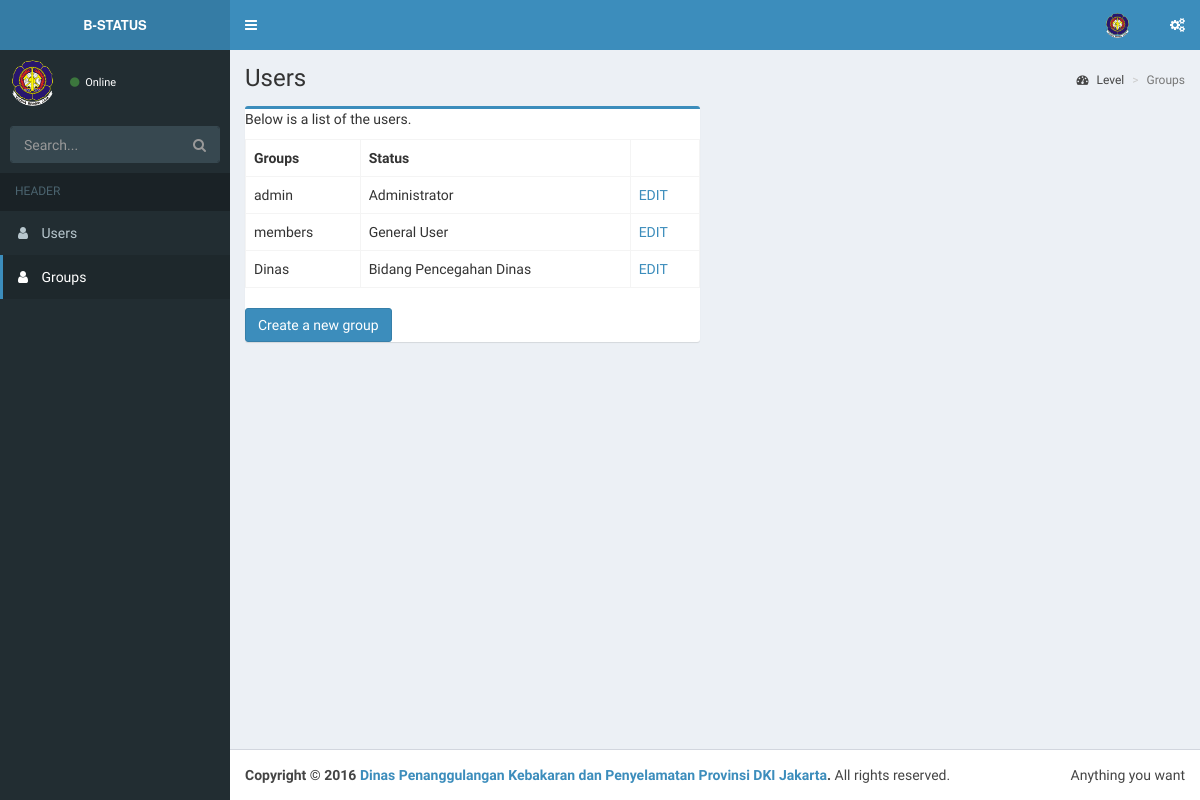
Page /index.php/auth/show_groups on the earlier database version.
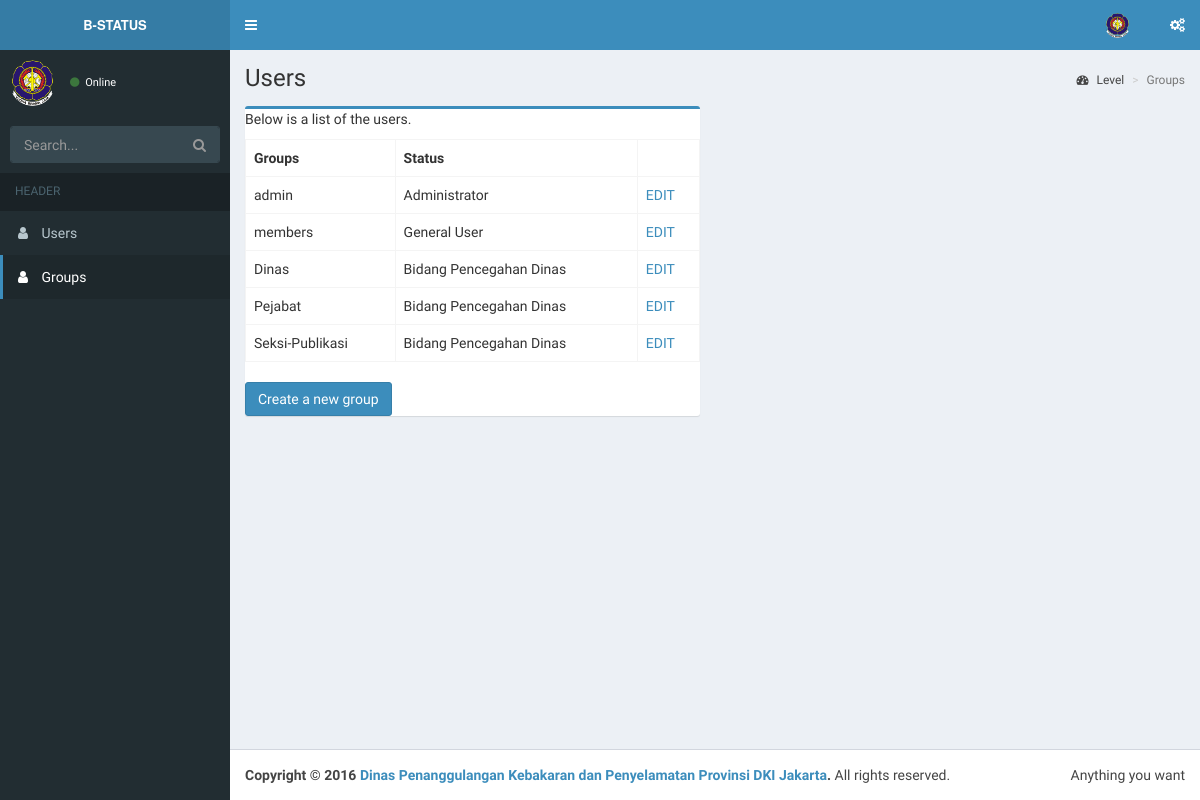
Same page on the later database version.
### tables this page shows
CREATE TABLE `groups` (
  `id` mediumint(8) UNSIGNED NOT NULL,
  `name` varchar(20) NOT NULL,
  `description` varchar(100) NOT NULL
);

### application/views/admin/includes/template.php (called while the page is built)
<?php $this->load->view('admin/includes/header'); ?>
<?php $this->load->view($main_content); ?>
<?php $this->load->view('admin/includes/footer'); ?>

### application/controllers/Auth.php (called while the page is built, shortened)
<?php defined('BASEPATH') OR exit('No direct script access allowed');
class Auth extends CI_Controller
{
	public $data = [];
	public function __construct()
	{
		$this->load->database();
		$this->load->library(['ion_auth', 'form_validation']);
		$this->load->helper(['url', 'language']);
	}
	public function _render_page($view, $data = NULL, $returnhtml = FALSE)
	{
		$viewdata = (empty($data)) ? $this->data : $data;
		$view_html = $this->load->view($view, $viewdata, $returnhtml);
	}
	public function show_groups(){
		$this->data['groups'] = $this->ion_auth->groups()->result();
		$this->data['main_content'] = 'admin/show_groups';
		$this->_render_page('admin/includes/template', $this->data);
	}
}

### index.php (called while the page is built, shortened)
<?php
require_once BASEPATH.'core/CodeIgniter.php';

### application/third_party/ion_auth/models/Ion_auth_model.php (called while the page is built, shortened)
<?php
class Ion_auth_model extends CI_Model
{
	public $tables = [];
	public $_ion_where = [];
	public $_ion_select = [];
	public $_ion_limit = NULL;
	public $_ion_offset = NULL;
	public $_ion_order_by = NULL;
	public $_ion_order = NULL;
	protected $db;
	public function __construct()
	{
		$this->config->load('ion_auth', TRUE);
		$this->load->helper('cookie', 'date');
		$group_name = $this->config->item('database_group_name', 'ion_auth');
		if (empty($group_name))
		{
			$CI =& get_instance();
			$this->db = $CI->db;
		}
		else
		{
			$this->db = $this->load->database($group_name, TRUE, TRUE);
		}
		$this->tables = $this->config->item('tables', 'ion_auth');
	}
	public function limit($limit)
	{
		$this->_ion_limit = $limit;
		return $this;
	}
	public function where($where, $value = NULL)
	{
		if (!is_array($where))
		{
			$where = [$where => $value];
		}
		array_push($this->_ion_where, $where);
		return $this;
	}
	public function order_by($by, $order='desc')
	{
		$this->_ion_order_by = $by;
		$this->_ion_order    = $order;
		return $this;
	}
	public function users($groups = NULL)
	{
		if (isset($this->_ion_select) && !empty($this->_ion_select))
		{
			foreach ($this->_ion_select as $select)
			{
				$this->db->select($select);
			}
			$this->_ion_select = [];
		}
		else
		{
			$this->db->select([
			    $this->tables['users'].'.*',
			    $this->tables['users'].'.id as id',
			    $this->tables['users'].'.id as user_id'
			]);
		}
		if (isset($this->_ion_where) && !empty($this->_ion_where))
		{
			foreach ($this->_ion_where as $where)
			{
				$this->db->where($where);
			}
			$this->_ion_where = [];
		}
		if (isset($this->_ion_limit) && isset($this->_ion_offset))
		{
			$this->db->limit($this->_ion_limit, $this->_ion_offset);
			$this->_ion_limit  = NULL;
			$this->_ion_offset = NULL;
		}
		else if (isset($this->_ion_limit))
		{
			$this->db->limit($this->_ion_limit);
			$this->_ion_limit  = NULL;
		}
		if (isset($this->_ion_order_by) && isset($this->_ion_order))
		{
			$this->db->order_by($this->_ion_order_by, $this->_ion_order);
			$this->_ion_order    = NULL;
			$this->_ion_order_by = NULL;
		}
		return $this;
	}
	public function groups()
	{
		$this->response = $this->db->get($this->tables['groups']);
		return $this;
	}
}

### application/third_party/ion_auth/libraries/Ion_auth.php (called while the page is built, shortened)
<?php
class Ion_auth
{
	public function __construct()
	{
		$this->_cache_user_in_group =& $this->ion_auth_model->_cache_user_in_group;
		$this->ion_auth_model->trigger_events('library_constructor');
	}
	public function __call($method, $arguments)
	{
		return call_user_func_array( [$this->ion_auth_model, $method], $arguments);
	}
}

### application/views/admin/show_groups.php (the view, shortened to what this page needs)
<div class="content-wrapper">
	<section class="content-header">
		<h1>
			<?php echo lang('index_heading');?>
		</h1>
		<ol class="breadcrumb">
			<li><a href="#"><i class="fa fa-dashboard"></i> Level</a></li>
			<li class="active">Groups</li>
		</ol>
	</section>
	<section class="content">
		<div class="row">
			<div class="col-md-6">
				<div class="box box-primary">
		<p><?php echo lang('index_subheading');?></p>
		<table cellpadding=0 cellspacing=10 class="table table-bordered">
			<tr>
				<th><?php echo lang('index_groups_th');?></th>
				<th><?php echo lang('index_status_th');?></th>
			</tr>
			<?php foreach ($groups as $group):?>
				<tr>
					<td><?php echo htmlspecialchars($group->name,ENT_QUOTES,'UTF-8');?></td>
					<td><?php echo htmlspecialchars($group->description,ENT_QUOTES,'UTF-8');?></td>
					<td>
						<?php echo anchor("auth/edit_group/".$group->id, htmlspecialchars('EDIT',ENT_QUOTES,'UTF-8')) ;?><br />
					</td>
				</tr>
			<?php endforeach;?>
		</table>
		<a href="create_group" class="btn btn-primary btn-xl" type="button"><?php echo lang('index_create_group_link');?></a>
		</div></div></div>
	</section>
</div>

### application/views/admin/includes/header.php (shortened to what this page needs)
<!DOCTYPE html>
<html>
<head>
  <link rel="stylesheet" href="<?php echo base_url(); ?>assets/vendor/bootstrap/css/bootstrap.min.css">
  <link rel="stylesheet" href="https://cdnjs.cloudflare.com/ajax/libs/font-awesome/4.5.0/css/font-awesome.min.css">
  <link rel="stylesheet" href="https://cdnjs.cloudflare.com/ajax/libs/ionicons/2.0.1/css/ionicons.min.css">
  <link rel="stylesheet" href="<?php echo base_url(); ?>assets/vendor/admin_lte/css/AdminLTE.min.css">
  <link rel="stylesheet" href="<?php echo base_url(); ?>assets/vendor/admin_lte/css/skins/skin-blue.min.css">
</head>
<body class="hold-transition skin-blue sidebar-mini">
<div class="wrapper">
  <header class="main-header">
    <a href="index2.html" class="logo">
      <span class="logo-lg" style="font-size:small;"><b>B-STATUS</b></span>
    </a>
    <nav class="navbar navbar-static-top" role="navigation">
      <a href="#" class="sidebar-toggle" data-toggle="offcanvas" role="button">
      </a>
      <div class="navbar-custom-menu">
        <ul class="nav navbar-nav" >
          <li class="dropdown user user-menu">
            <a href="#" class="dropdown-toggle" data-toggle="dropdown">
              <img src="<?php echo base_url(); ?>assets/vendor/admin_lte/img/damkar.png" class="user-image" alt="User Image">
            </a>
          </li>
          <li>
            <a href="#" data-toggle="control-sidebar"><i class="fa fa-gears"></i></a>
          </li>
        </ul>
      </div>
    </nav>
  </header>
  <aside class="main-sidebar">
    <section class="sidebar">
      <div class="user-panel">
        <div class="pull-left image">
          <img src="<?php echo base_url(); ?>assets/vendor/admin_lte/img/damkar.png" class="img-circle" alt="User Image">
        </div>
        <div class="pull-left info">
          <a href="#"><i class="fa fa-circle text-success"></i> Online</a>
        </div>
      </div>
      <form action="#" method="get" class="sidebar-form">
        <div class="input-group">
          <input type="text" name="q" class="form-control" placeholder="Search...">
              <span class="input-group-btn">
                <button type="submit" name="search" id="search-btn" class="btn btn-flat"><i class="fa fa-search"></i>
                </button>
              </span>
        </div>
      </form>
      <?php
        $url1 = 'admin';
        $url2 = $this->uri->segment(2);
      ?>
      <ul class="sidebar-menu">
        <li class="header">HEADER</li>
        <li class="<?php trv_state('users', $url1, $url2);?>"><a href="<?php echo site_url("auth/index")?>"><i class="fa fa-user"></i> <span>Users</span></a></li>
        <li class="<?php trv_state('groups', $url1, $url2);?>"><a href="<?php echo site_url("auth/show_groups")?>"><i class="fa fa-user"></i> <span>Groups</span></a></li>
      </ul>
    </section>
  </aside>

### application/helpers/site_helper.php (shortened to what this page needs)
<?php
if(!function_exists('trv_state'))
{
	function trv_state($page, $url1, $url2){
		if($page=='home' && $url1=='prainspeksi_gedung' && $url2=='home'){
			echo 'active';
		}elseif ($page=='gedung' && $url1=='prainspeksi_gedung' && $url2=='index') {
			echo 'active';
		}elseif ($page=='gedung' && $url1=='prainspeksi_gedung' && $url2=='add') {
			echo 'active';
		}elseif ($page=='gedung' && $url1=='prainspeksi_gedung' && $url2=='update') {
			echo 'active';
		}elseif ($page=='permohonan' && $url1=='prainspeksi_permohonan' && $url2=='index') {
			echo 'active';
		}elseif ($page=='permohonan' && $url1=='prainspeksi_permohonan' && $url2=='update') {
			echo 'active';
		}elseif ($page=='permohonan' && $url1=='prainspeksi_permohonan' && $url2=='Add_step1') {
			echo 'active';
		}elseif ($page=='permohonan' && $url1=='prainspeksi_permohonan' && $url2=='Add_step2') {
			echo 'active';
		}elseif ($page=='tutorial' && $url1=='prainspeksi_gedung' && $url2=='tutorial') {
			echo 'active';
		}elseif ($page=='home' && $url1=='disposisi' && $url2=='home') {
			echo 'active';
		}elseif ($page=='gedung' && $url1=='disposisi' && $url2=='list_gedung') {
			echo 'active';
		}elseif ($page=='gedung' && $url1=='disposisi' && $url2=='update_gedung') {
			echo 'active';
		}elseif ($page=='gedung' && $url1=='disposisi' && $url2=='add_gedung') {
			echo 'active';
		}elseif ($page=='permohonan' && $url1=='disposisi' && $url2=='monitoring') {
			echo 'active';
		}elseif ($page=='permohonan' && $url1=='disposisi' && $url2=='update') {
			echo 'active';
		}elseif ($page=='permohonan' && $url1=='disposisi' && $url2=='Add_disposisi_step1') {
			echo 'active';
		}elseif ($page=='permohonan' && $url1=='disposisi' && $url2=='Add_disposisi_step2') {
			echo 'active';
		}elseif ($page=='permohonan' && $url1=='disposisi' && $url2=='validasi') {
			echo 'active';
		}elseif ($page=='permohonan' && $url1=='disposisi' && $url2=='validasi_step2') {
			echo 'active';
		}elseif ($page==='users' && $url1==='admin' && $url2==='index') {
			echo 'active';
		}elseif ($page==='groups' && $url1==='admin' && $url2==='show_groups') {
			echo 'active';
		}elseif ($page==='home' && $url1==='dinas' && $url2==='home') {
			echo 'active';
		}elseif ($page==='gedung' && $url1==='dinas' && ($url2==='list_gedung' || $url2==='read_gedung' || $url2==='add_gedung' || $url2==='edit_gedung')) {
			echo 'active';
		}elseif ($page==='pemeriksaan' && $url1==='dinas' && ($url2==='list_pemeriksaan' || $url2==='read_pemeriksaan' || $url2==='add_pemeriksaan' || $url2==='edit_pemeriksaan')) {
			echo 'active';
		}elseif ($page==='fsm' && $url1==='dinas' && ($url2==='list_fsm' || $url2==='add_fsm' || $url2==='edit_fsm')) {
			echo 'active';
		}elseif (($page==='setting' || $page==='fungsiGedung') && $url1==='dinas' && ($url2==='list_fungsiGedung' || $url2==='edit_fungsiGedung' || $url2==='add_fungsiGedung')) {
			echo 'active';
		}elseif (($page==='setting' || $page==='kepemilknGedung') && $url1==='dinas' && ($url2==='list_kepemilknGedung' || $url2==='edit_kepemilknGedung' || $url2==='add_kepemilknGedung')) {
			echo 'active';
		}elseif (($page==='setting' || $page==='jalurInfo') && $url1==='dinas' && ($url2==='list_jalurInfo' || $url2==='edit_jalurInfo' || $url2==='add_jalurInfo')) {
			echo 'active';
		}elseif (($page==='setting' || $page==='hslPemeriksaan') && $url1==='dinas' && ($url2==='list_hslPemeriksaan'|| $url2==='edit_hslPemeriksaan' || $url2==='add_hslPemeriksaan')) {
			echo 'active';
		}elseif (($page==='setting' || $page==='statusGedung') && $url1==='dinas' && ($url2==='list_statusGedung'|| $url2==='edit_statusGedung' || $url2==='add_statusGedung')) {
			echo 'active';
		}elseif (($page==='setting' || $page==='penyebabFire') && $url1==='dinas' && ($url2==='list_penyebabFire'|| $url2==='edit_penyebabFire' || $url2==='add_penyebabFire')) {
			echo 'active';
		}elseif ($page==='pokja' && $url1==='dinas' && ($url2==='list_pokja'|| $url2==='edit_pokja' || $url2==='add_pokja')) {
			echo 'active';
		}elseif ($page==='fireHist' && $url1==='dinas' && ($url2==='list_fireHist'|| $url2==='edit_fireHist' || $url2==='add_fireHist')) {
			echo 'active';
		}elseif ($page==='profile' && $url1==='dinas' && $url2==='profile') {
			echo 'active';
		}else{
			echo '';
		}
	}
}

### application/views/admin/includes/footer.php (shortened to what this page needs)
<footer class="main-footer">
  <div class="pull-right hidden-xs">
    Anything you want
  </div>
  <strong>Copyright &copy; 2016 <a href="#">Dinas Penanggulangan Kebakaran dan Penyelamatan Provinsi DKI Jakarta</a>.</strong> All rights reserved.
</footer>
</div>
</body>
</html>

Differences in the rows shown:
added groups: name "Pejabat", description "Bidang Pencegahan Dinas", id "EDIT"
added groups: name "Seksi-Publikasi", description "Bidang Pencegahan Dinas", id "EDIT"
